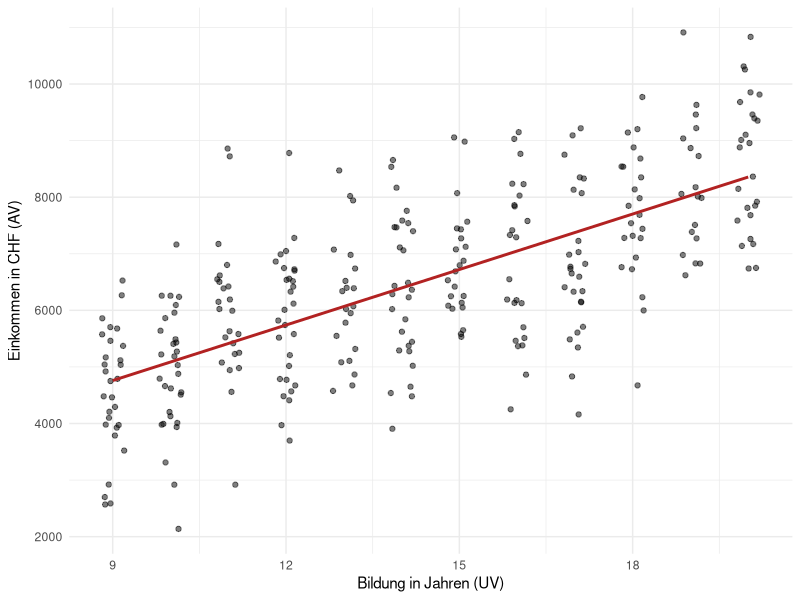

Here is the R script that generated this plot:
## ---- chunk 1
#| label: setup
#| message: false

library(ggplot2)   # Grafiken (Wickham, 2016)
library(here)      # Dateipfade relativ zum Projektordner

befragung <- read.csv(here("Daten", "mock_befragung.csv"))
head(befragung)
## ---- chunk 2
#| label: fig-streu
#| fig-cap: "Bildung und Einkommen (fiktive Daten)"
#| fig-alt: "Streudiagramm mit Bildungsjahren auf der x-Achse und Einkommen auf der y-Achse; die Punkte steigen von links unten nach rechts oben an, eine Regressionsgerade verläuft durch die Punktwolke."

ggplot(befragung, aes(x = bildung, y = einkommen)) +
  geom_jitter(width = 0.2, alpha = 0.5) +
  geom_smooth(method = "lm", formula = y ~ x, se = FALSE, colour = "firebrick") +
  labs(x = "Bildung in Jahren (UV)", y = "Einkommen in CHF (AV)") +
  theme_minimal()
## ---- chunk 3
#| label: modell

modell <- lm(einkommen ~ bildung, data = befragung)
summary(modell)
